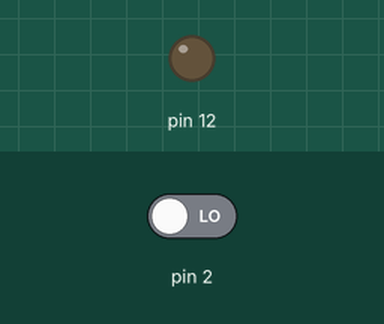
Bench run of a sketch on a simulated Arduino Uno, built with avr-gcc and run on an emulated ATmega328P. Parts: output pins drawn as LEDs (lit = HIGH). The test bench sets the inputs (shaded band); at power-on: pin 2 LOW. What the sketch prints to the serial monitor is not drawn.

Above: at 1.2 s.
1.3 s: pin 2 driven HIGH
At 2.4 s:
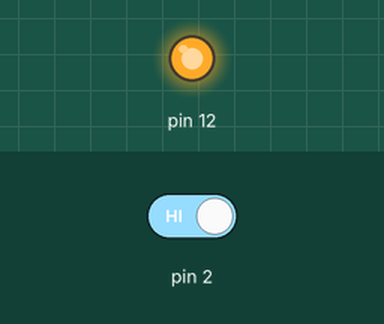
2.8 s: pin 2 driven LOW
At 3.5 s:
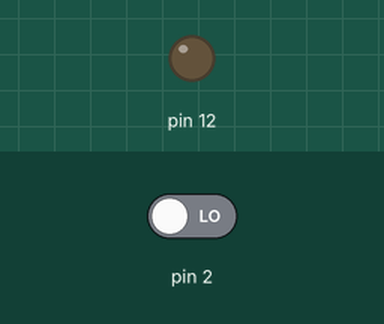
Timing chart, 0 to 5.8 s (numbered marks = the images above; inputs shaded):
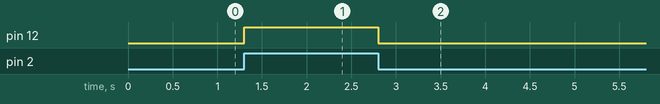

The sketch:

Button_LED.ino
```cpp
void setup(){
  Serial.begin(115200);
  pinMode(2, INPUT);
  pinMode(12, OUTPUT);
}

void loop(){
  int switchStatus = digitalRead(2);
  digitalWrite(12, switchStatus);
  Serial.println(switchStatus);
}
```

Measured:
- after the input at 1.3 s, pin 12: LOW → HIGH at once
- after the input at 2.8 s, pin 12: HIGH → LOW at once
